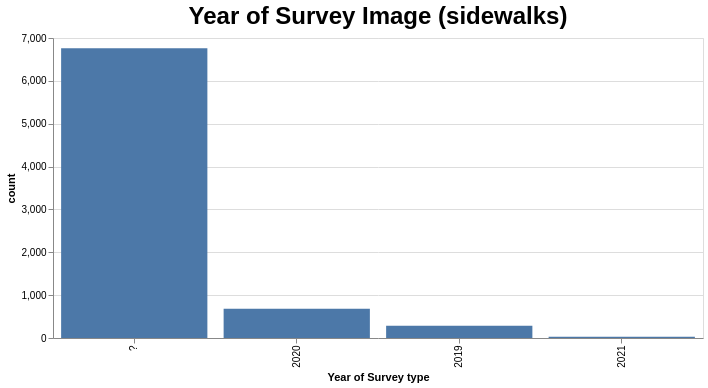

Vega-Lite specification for this chart:
### Vega-Lite specification from a JSON file in a GitHub repository (floating-point values rounded to 4 significant figures)
{"config": {"view": {"continuousWidth": 300, "continuousHeight": 300}, "title": {"fontSize": 24}}, "data": {"name": "data-a176a4a7a66be4944e096fbef197a319"}, "mark": {"type": "bar"}, "encoding": {"tooltip": [{"field": "percent", "type": "nominal"}], "x": {"field": "Year of Survey type", "sort": "-y", "type": "nominal"}, "y": {"field": "count", "type": "quantitative"}}, "height": 300, "params": [{"name": "param_7", "select": {"type": "interval", "encodings": ["x", "y"]}, "bind": "scales"}], "title": "Year of Survey Image (sidewalks)", "width": 650, "$schema": "https://vega.github.io/schema/vega-lite/v5.json", "datasets": {"data-a176a4a7a66be4944e096fbef197a319": [{"Year of Survey type": "?", "count": 6763, "percent": "87.13%"}, {"Year of Survey type": "2020", "count": 684, "percent": "8.81%"}, {"Year of Survey type": "2019", "count": 284, "percent": "3.66%"}, {"Year of Survey type": "2021", "count": 31, "percent": "0.4%"}]}}
